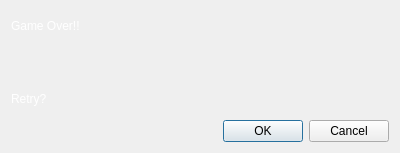
<?xml version="1.0" encoding="UTF-8"?>
<ui version="4.0">
 <class>Dialog_gameOver</class>
 <widget class="QDialog" name="Dialog_gameOver">
  <property name="geometry">
   <rect>
    <x>0</x>
    <y>0</y>
    <width>400</width>
    <height>153</height>
   </rect>
  </property>
  <property name="windowTitle">
   <string>Game Over</string>
  </property>
  <layout class="QGridLayout" name="gridLayout">
   <item row="1" column="0">
    <widget class="QLabel" name="label_showScore">
     <property name="text">
      <string/>
     </property>
    </widget>
   </item>
   <item row="2" column="0">
    <widget class="QLabel" name="label_3">
     <property name="text">
      <string>&lt;font color='white'&gt;Retry?</string>
     </property>
    </widget>
   </item>
   <item row="3" column="0">
    <widget class="QDialogButtonBox" name="buttonBox">
     <property name="styleSheet">
      <string notr="true"/>
     </property>
     <property name="orientation">
      <enum>Qt::Horizontal</enum>
     </property>
     <property name="standardButtons">
      <set>QDialogButtonBox::Cancel|QDialogButtonBox::Ok</set>
     </property>
    </widget>
   </item>
   <item row="0" column="0">
    <widget class="QLabel" name="label">
     <property name="font">
      <font>
       <family>Arial</family>
      </font>
     </property>
     <property name="text">
      <string>&lt;font color='white'&gt;Game Over!!</string>
     </property>
    </widget>
   </item>
  </layout>
 </widget>
 <resources/>
 <connections>
  <connection>
   <sender>buttonBox</sender>
   <signal>accepted()</signal>
   <receiver>Dialog_gameOver</receiver>
   <slot>accept()</slot>
   <hints>
    <hint type="sourcelabel">
     <x>248</x>
     <y>254</y>
    </hint>
    <hint type="destinationlabel">
     <x>157</x>
     <y>274</y>
    </hint>
   </hints>
  </connection>
  <connection>
   <sender>buttonBox</sender>
   <signal>rejected()</signal>
   <receiver>Dialog_gameOver</receiver>
   <slot>reject()</slot>
   <hints>
    <hint type="sourcelabel">
     <x>316</x>
     <y>260</y>
    </hint>
    <hint type="destinationlabel">
     <x>286</x>
     <y>274</y>
    </hint>
   </hints>
  </connection>
 </connections>
</ui>
